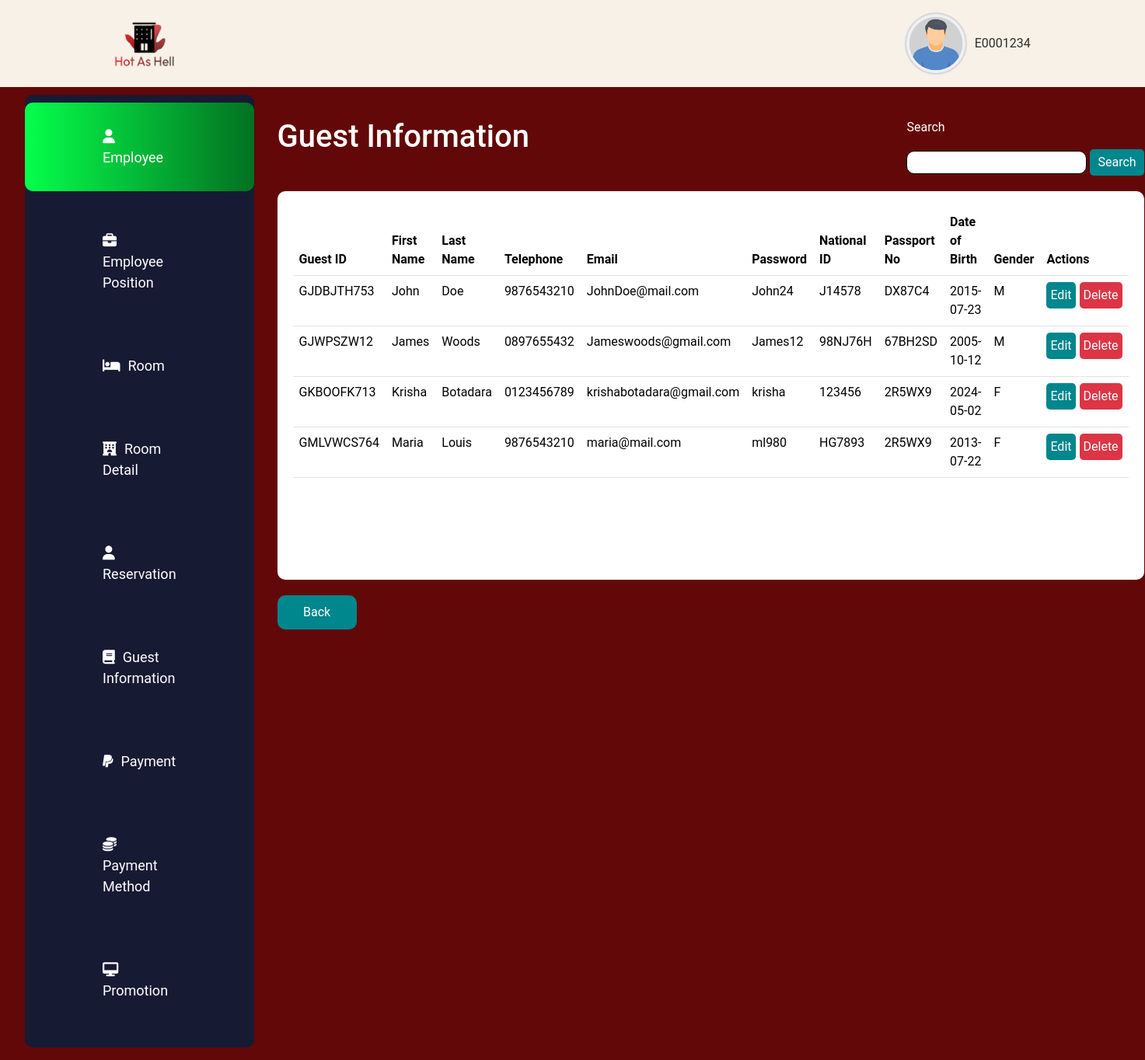
/Guest/GuestFB.php, run on the app's committed database.
### tables this page shows
CREATE TABLE `guest` (
  `GuestID` varchar(11) NOT NULL,
  `FirstName` varchar(30) NOT NULL,
  `LastName` varchar(30) NOT NULL,
  `Telephone` varchar(13) NOT NULL,
  `Email` varchar(30) NOT NULL,
  `Password` varchar(12) NOT NULL,
  `NationalID` varchar(13) NOT NULL,
  `PassportNo` varchar(9) NOT NULL,
  `DOB` date NOT NULL,
  `Gender` varchar(1) NOT NULL
);

### Guest/GuestInfo.php (the view, shortened to what this page needs)
<?php
$con = mysqli_connect("localhost", "root", "", "hot_as_hell");
$search = isset($_GET['search']) ? mysqli_real_escape_string($con, $_GET['search']) : '';
if ($search) {
    $query = "SELECT * FROM guest WHERE GuestID LIKE '%$search%' OR FirstName LIKE '%$search%' OR LastName LIKE '%$search%' OR Telephone LIKE '%$search%' OR Email LIKE '%$search%' OR NationalID LIKE '%$search%' OR PassportNo LIKE '%$search%'";
} else {
    $query = "SELECT * FROM guest";
}
$result = mysqli_query($con, $query);
if ($result) {
    if (mysqli_num_rows($result) > 0) {
        while ($row = mysqli_fetch_assoc($result)) {
            echo "<tr>";
            echo "<td>".$row['GuestID']."</td>";
            echo "<td>".$row['FirstName']."</td>";
            echo "<td>".$row['LastName']."</td>";
            echo "<td>".$row['Telephone']."</td>";
            echo "<td>".$row['Email']."</td>";
            echo "<td>".$row['Password']."</td>";
            echo "<td>".$row['NationalID']."</td>";
            echo "<td>".$row['PassportNo']."</td>";
            echo "<td>".$row['DOB']."</td>";
            echo "<td>".$row['Gender']."</td>";
            echo "<td>";
            echo "<div style='display: flex; gap: 5px;'>";
            echo "<a href='GuestEditForm.php?id=".$row["GuestID"]."'><button style='color: white; border-radius: 5px; background-color: #00868D; padding: 5px; border: none;'>Edit</button></a>";
            echo "<a href='GuestDeleteForm.php?id=".$row["GuestID"]."'><button style='color: white; border-radius: 5px; background-color: #DC3545; padding: 5px; border: none;'>Delete</button></a>";
            echo "</div>";
            echo "</td>";
            echo "</tr>";
        }
    } else {
        echo "<tr><td colspan='11'>No records found</td></tr>";
    }
} else {
    echo "Error: " . mysqli_error($con);
}
?>

### style.css (style rules this page uses)
body { font-family: 'Roboto', sans-serif; margin: 0; padding: 0; background-color: #630808; }
a { text-decoration: none; color: white; }

### data on the page
guest: GuestID "GJDBJTH753", FirstName "John", LastName "Doe", Telephone "9876543210", Email "JohnDoe@mail.com", Password "John24", NationalID "J14578", PassportNo "DX87C4", DOB "2015-07-23", Gender "M"
guest: GuestID "GJWPSZW12", FirstName "James", LastName "Woods", Telephone "0897655432", Email "Jameswoods@gmail.com", Password "James12", NationalID "98NJ76H", PassportNo "67BH2SD", DOB "2005-10-12", Gender "M"
guest: GuestID "GKBOOFK713", FirstName "Krisha", LastName "Botadara", Telephone "0123456789", Email "krishabotadara@gmail.com", Password "krisha", NationalID "123456", PassportNo "2R5WX9", DOB "2024-05-02", Gender "F"
guest: GuestID "GMLVWCS764", FirstName "Maria", LastName "Louis", Telephone "9876543210", Email "maria@mail.com", Password "ml980", NationalID "HG7893", PassportNo "2R5WX9", DOB "2013-07-22", Gender "F"
